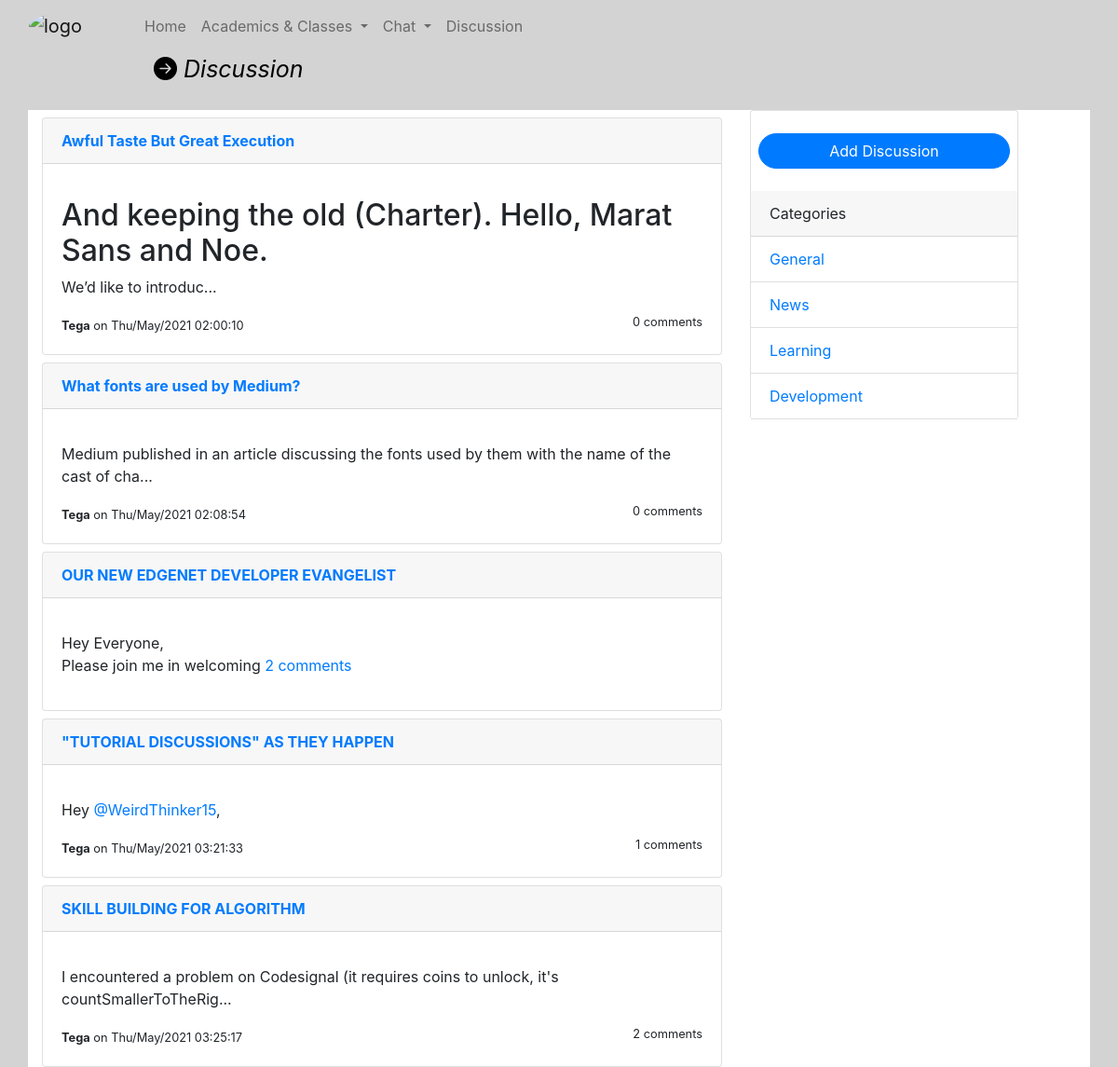
Page /disccussion.php on the committed database.
### tables this page shows
CREATE TABLE `discussion` (
  `id` int(11) NOT NULL,
  `title` varchar(255) NOT NULL,
  `slug` varchar(255) NOT NULL,
  `message` text NOT NULL,
  `category_id` int(11) NOT NULL,
  `author_id` int(11) NOT NULL,
  `created_at` datetime NOT NULL DEFAULT current_timestamp(),
  `updated_at` datetime NOT NULL DEFAULT current_timestamp()
);

CREATE TABLE `students` (
  `id` int(11) NOT NULL,
  `email` varchar(255) NOT NULL,
  `firstname` varchar(255) NOT NULL,
  `lastname` varchar(255) NOT NULL,
  `reg_no` varchar(255) NOT NULL,
  `password` varchar(255) NOT NULL,
  `address` varchar(255) NOT NULL,
  `phone_no` varchar(255) NOT NULL,
  `level` int(11) NOT NULL,
  `gender` varchar(255) NOT NULL,
  `image` varchar(255) NOT NULL,
  `created_at` date NOT NULL DEFAULT current_timestamp()
);

CREATE TABLE `categories` (
  `id` int(11) NOT NULL,
  `name` varchar(255) NOT NULL,
  `description` text NOT NULL
);

### includes/discussion-includes.php (called while the page is built, shortened)
<?php
include_once "includes/config.php";
function getUser($userId){
	global $conn;
	$sql = "SELECT * FROM students WHERE id = '$userId'";
	$result = mysqli_query($conn, $sql);
	$row = mysqli_fetch_assoc($result);
	return array('firstname'=>$row["firstname"], 'image_path'=>$row["image"]);
}
function getCommentCount($discussion_id){
	global $conn;
	$sql = "SELECT * FROM replies WHERE discussion_id = '$discussion_id'";
	$result = mysqli_query($conn, $sql);
	$count = mysqli_num_rows($result);
	return $count;
}

### disccussion.php (the view, shortened to what this page needs)
<!doctype html>
<html>
   <head>
      <link rel="stylesheet" href="assets/css/gou_css.css">
      <link rel="stylesheet" href="assets/css/bootstrap.min.css">
      <link rel="stylesheet" href="assets/font/css/fontawesome.min.css">
      <link href="assets/font/css/fontawesome.css" rel="stylesheet">
      <link href="assets/font/css/brands.css" rel="stylesheet">
      <link href="assets/font/css/solid.css" rel="stylesheet">
      <link rel="stylesheet" href="https://cdn.jsdelivr.net/npm/bootstrap-icons@1.5.0/font/bootstrap-icons.css">
   </head>
   <body class="div_color">
      <div class="container-fluid">
           <?php
                include('includes/header.php');
				include('includes/discussion-includes.php');
           ?>
         <i class="bi bi-arrow-right-circle-fill" style="font-size: 25px;
            color: black; margin-left: 150px;">  Discussion</i>
         <div class="container mt-4" style="background-color: white;">
            <div class="board " style="width: 100%; min-height: 450px;">
				<div class="row">
					<div class="col-sm-8">
							<?php
								if(isset($_REQUEST['category_id'])){
									$category = $_REQUEST['category_id'];
								$sql = "SELECT * FROM discussion WHERE category_id = '$category'";
								}else{
									$sql = "SELECT * FROM discussion WHERE true";
								}
								$result = mysqli_query($conn, $sql);
								while($row = mysqli_fetch_array($result)) {
									$discussion_id = $row['id'];
									$created_at = $row['created_at'];
									$date = strtotime($created_at);
									echo '<div class="card mt-2">
											<div class="card-header">
												<a href="disccussion-details.php?discussion='.$row['slug'].'"><b>'.$row['title'].'</b></a>
											</div>
											<div class="card-body">
												<p>'.substr($row['message'], 0, 100).'...</p>
												<small><b>'.getUser($row['author_id'])['firstname'].'</b> on '.date("D/M/Y h:i:s", $date).'</small>
												<small class="float-right">'.getCommentCount($discussion_id).' comments</small>
											</div>
										  </div>';
								}
							?>
					</div>
					<div class="col-sm-4">
						<div class="card" style="width: 18rem;">
						  <a href="create_discussion.php" type="button"
							class="btn mx-2 mt-4 btn-primary"
							style="color: white; border-radius:50px;">
							Add Discussion
						  </a>
						  <div class="card-header mt-4">
							Categories
						  </div>
						  <ul class="list-group list-group-flush">
							<?php
								if(isset($_REQUEST['category_id'])){
									$category = $_REQUEST['category_id'];
								}else{
									$category = "";
								}
								$sql = "SELECT * FROM categories WHERE true";
								$result = mysqli_query($conn, $sql);
								while($row = mysqli_fetch_array($result)) {
									if($row['id'] == $category){
										echo '<li class="list-group-item active">
												<a style="color: white;" href="disccussion.php?category_id='.$row['id'].'">'.$row['name'].
											 '</li>';
									}else{
										echo '<li class="list-group-item">
												<a href="disccussion.php?category_id='.$row['id'].'">'.$row['name'].
											 '</li>';
									}
								}
							?>
						  </ul>
						</div>
					</div>
				</div>
            </div>
         </div>
      </div>
    </body>
</html>

### assets/css/gou_css.css (style rules this page uses)
.div_color { background-color: lightgray; }

### rows in the picture
discussion: title "Awful Taste But Great Execution", message "And keeping the old (Charter). Hello, Marat Sans and Noe. We’d like to introduc", author.image "Tega", created_at "Thu/May/2021 02:00:10", discussion_id "0"
discussion: title "What fonts are used by Medium?", message "Medium published in an article discussing the fonts used by them with the name of the cast of cha", author.image "Tega", created_at "Thu/May/2021 02:08:54", discussion_id "0"
discussion: title "OUR NEW EDGENET DEVELOPER EVANGELIST", message "Hey Everyone, Please join me in welcoming", discussion_id "2"
discussion: title "\"TUTORIAL DISCUSSIONS\" AS THEY HAPPEN", message "Hey @WeirdThinker15 ,", author.image "Tega", created_at "Thu/May/2021 03:21:33", discussion_id "1"
discussion: title "SKILL BUILDING FOR ALGORITHM", message "I encountered a problem on Codesignal (it requires coins to unlock, it's countSmallerToTheRig", author.image "Tega", created_at "Thu/May/2021 03:25:17", discussion_id "2"
categories: name "General"
categories: name "News"
categories: name "Learning"
categories: name "Development"
